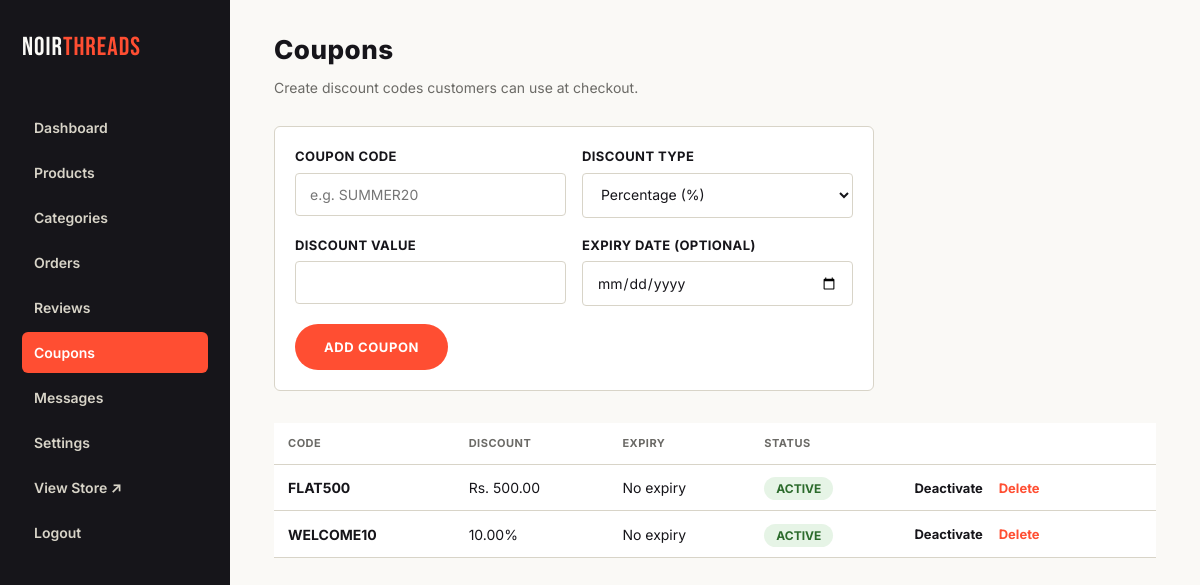
/admin/coupons.php (signed in), run on the app's committed database.
### tables this page shows
CREATE TABLE coupons (
    id INT AUTO_INCREMENT PRIMARY KEY,
    code VARCHAR(30) UNIQUE NOT NULL,
    discount_type ENUM('percent','fixed') DEFAULT 'percent',
    discount_value DECIMAL(10,2) NOT NULL,
    active TINYINT(1) DEFAULT 1,
    expiry_date DATE NULL
);

### admin/coupons.php (the view, shortened to what this page needs)
<?php
require_once '../config/db.php';
require_once 'includes/admin_header.php';
$coupons = $conn->query("SELECT * FROM coupons ORDER BY id DESC");
?>
<h1>Coupons</h1>
<p class="admin-sub">Create discount codes customers can use at checkout.</p>
<form method="post" style="max-width:600px; border:1px solid var(--stone); border-radius:6px; padding:20px; margin-bottom:32px; background:var(--white);">
  <div class="form-row">
    <div class="field">
      <label>Coupon Code</label>
      <input type="text" name="code" placeholder="e.g. SUMMER20" required>
    </div>
    <div class="field">
      <label>Discount Type</label>
      <select name="discount_type">
        <option value="percent">Percentage (%)</option>
      </select>
    </div>
  </div>
  <div class="form-row">
    <div class="field">
      <label>Discount Value</label>
      <input type="number" name="discount_value" step="0.01" required>
    </div>
    <div class="field">
      <label>Expiry Date (optional)</label>
      <input type="date" name="expiry_date">
    </div>
  </div>
  <button type="submit" class="btn btn-accent">Add Coupon</button>
</form>
<table class="data-table">
  <thead>
    <tr><th>Code</th><th>Discount</th><th>Expiry</th><th>Status</th><th></th></tr>
  </thead>
  <tbody>
    <?php while ($c = $coupons->fetch_assoc()): ?>
      <tr>
        <td><strong><?php echo htmlspecialchars($c['code']); ?></strong></td>
        <td><?php echo $c['discount_type'] === 'percent' ? $c['discount_value'] . '%' : 'Rs. ' . number_format($c['discount_value'], 2); ?></td>
        <td><?php echo $c['expiry_date'] ? date("d M Y", strtotime($c['expiry_date'])) : 'No expiry'; ?></td>
        <td><span class="status-pill <?php echo $c['active'] ? 'status-Delivered' : 'status-Pending'; ?>"><?php echo $c['active'] ? 'Active' : 'Inactive'; ?></span></td>
        <td class="table-actions">
          <a href="coupons.php?toggle=<?php echo $c['id']; ?>"><?php echo $c['active'] ? 'Deactivate' : 'Activate'; ?></a>
          <a href="coupons.php?delete=<?php echo $c['id']; ?>" class="danger" onclick="return confirm('Delete this coupon?');">Delete</a>
        </td>
      </tr>
    <?php endwhile; ?>
  </tbody>
</table>
<?php require_once 'includes/admin_footer.php'; ?>

### css/style.css (style rules this page uses)
:root { --bg: #FAF9F6; --ink: #16151A; --accent: #FF4E32; --stone: #D8D4C8; --muted: #6B6A66; --white: #FFFFFF; --font-display: 'Bebas Neue', sans-serif; --font-body: 'Inter', sans-serif; --radius: 4px; --container: 1240px; }
* { box-sizing: border-box; }
html { scroll-behavior: smooth; }
body { margin: 0; background: var(--bg); color: var(--ink); font-family: var(--font-body); line-height: 1.5; -webkit-font-smoothing: antialiased; }
a { color: inherit; text-decoration: none; }
button { font-family: inherit; cursor: pointer; }
h1, h2, h3, .display { font-family: var(--font-display); letter-spacing: 0.5px; line-height: 1.05; margin: 0; text-transform: uppercase; }
.btn { display: inline-block; padding: 14px 28px; border-radius: 999px; font-weight: 700; font-size: 13px; text-transform: uppercase; letter-spacing: 0.6px; border: 1px solid transparent; transition: transform 0.15s ease; }
.btn-accent { background: var(--accent); color: var(--white); }
.field { margin-bottom: 18px; }
.field label { display: block; font-size: 13px; font-weight: 700; margin-bottom: 6px; text-transform: uppercase; letter-spacing: 0.4px; }
.field input, .field select, .field textarea { width: 100%; padding: 12px 14px; border: 1px solid var(--stone); border-radius: var(--radius); font-family: var(--font-body); font-size: 14px; background: var(--white); color: var(--ink); }
.form-row { display: grid; grid-template-columns: 1fr 1fr; gap: 16px; }
.status-pill { padding: 4px 12px; border-radius: 999px; font-size: 12px; font-weight: 700; text-transform: uppercase; background: var(--stone); }
.status-Delivered { background: #E6F4E6; color: #2C6B2C; }
.data-table { width: 100%; border-collapse: collapse; background: var(--white); }
.data-table th, .data-table td { text-align: left; padding: 12px 14px; border-bottom: 1px solid var(--stone); font-size: 14px; }
.data-table th { text-transform: uppercase; font-size: 11px; letter-spacing: 0.5px; color: var(--muted); }
.table-actions a { font-size: 13px; font-weight: 700; margin-right: 12px; }
.table-actions .danger { color: var(--accent); }

### admin/css/admin.css (style rules this page uses)
.admin-main h1 { font-family: var(--font-body); font-weight: 800; text-transform: none; font-size: 26px; margin-bottom: 4px; }
.admin-sub { color: var(--muted); font-size: 14px; margin-bottom: 28px; }

### data on the page
coupons: code "FLAT500", discount_value "500.00", shows "No expiry", active "ACTIVE"
coupons: code "WELCOME10", discount_value "10.00", shows "No expiry", active "ACTIVE"
